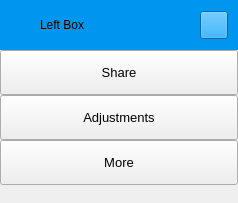
        <widget class="QFrame" name="extraLeftBox">
         <property name="minimumSize">
          <size>
           <width>0</width>
           <height>0</height>
          </size>
         </property>
         <property name="maximumSize">
          <size>
           <width>0</width>
           <height>16777215</height>
          </size>
         </property>
         <property name="frameShape">
          <enum>QFrame::NoFrame</enum>
         </property>
         <property name="frameShadow">
          <enum>QFrame::Raised</enum>
         </property>
         <layout class="QVBoxLayout" name="extraColumLayout">
          <property name="spacing">
           <number>0</number>
          </property>
          <property name="leftMargin">
           <number>0</number>
          </property>
          <property name="topMargin">
           <number>0</number>
          </property>
          <property name="rightMargin">
           <number>0</number>
          </property>
          <property name="bottomMargin">
           <number>0</number>
          </property>
          <item>
           <widget class="QFrame" name="extraTopBg">
            <property name="minimumSize">
             <size>
              <width>0</width>
              <height>50</height>
             </size>
            </property>
            <property name="maximumSize">
             <size>
              <width>16777215</width>
              <height>50</height>
             </size>
            </property>
            <property name="styleSheet">
             <string notr="true">background-color: rgba(0,149,239,255);</string>
            </property>
            <property name="frameShape">
             <enum>QFrame::NoFrame</enum>
            </property>
            <property name="frameShadow">
             <enum>QFrame::Raised</enum>
            </property>
            <layout class="QVBoxLayout" name="verticalLayout_5">
             <property name="spacing">
              <number>0</number>
             </property>
             <property name="leftMargin">
              <number>0</number>
             </property>
             <property name="topMargin">
              <number>0</number>
             </property>
             <property name="rightMargin">
              <number>0</number>
             </property>
             <property name="bottomMargin">
              <number>0</number>
             </property>
             <item>
              <layout class="QGridLayout" name="extraTopLayout">
               <property name="leftMargin">
                <number>10</number>
               </property>
               <property name="rightMargin">
                <number>10</number>
               </property>
               <property name="horizontalSpacing">
                <number>10</number>
               </property>
               <property name="verticalSpacing">
                <number>0</number>
               </property>
               <item row="0" column="0">
                <widget class="QFrame" name="extraIcon">
                 <property name="minimumSize">
                  <size>
                   <width>20</width>
                   <height>0</height>
                  </size>
                 </property>
                 <property name="maximumSize">
                  <size>
                   <width>20</width>
                   <height>20</height>
                  </size>
                 </property>
                 <property name="frameShape">
                  <enum>QFrame::NoFrame</enum>
                 </property>
                 <property name="frameShadow">
                  <enum>QFrame::Raised</enum>
                 </property>
                </widget>
               </item>
               <item row="0" column="1">
                <widget class="QLabel" name="extraLabel">
                 <property name="minimumSize">
                  <size>
                   <width>150</width>
                   <height>0</height>
                  </size>
                 </property>
                 <property name="text">
                  <string>Left Box</string>
                 </property>
                </widget>
               </item>
               <item row="0" column="2">
                <widget class="QPushButton" name="extraCloseColumnBtn">
                 <property name="minimumSize">
                  <size>
                   <width>28</width>
                   <height>28</height>
                  </size>
                 </property>
                 <property name="maximumSize">
                  <size>
                   <width>28</width>
                   <height>28</height>
                  </size>
                 </property>
                 <property name="cursor">
                  <cursorShape>PointingHandCursor</cursorShape>
                 </property>
                 <property name="toolTip">
                  <string>Close left box</string>
                 </property>
                 <property name="text">
                  <string/>
                 </property>
                 <property name="icon">
                  <iconset resource="resources.qrc">
                   <normaloff>:/icons/images/icons/icon_close.png</normaloff>:/icons/images/icons/icon_close.png</iconset>
                 </property>
                 <property name="iconSize">
                  <size>
                   <width>20</width>
                   <height>20</height>
                  </size>
                 </property>
                </widget>
               </item>
              </layout>
             </item>
            </layout>
           </widget>
          </item>
          <item>
           <widget class="QFrame" name="extraContent">
            <property name="frameShape">
             <enum>QFrame::NoFrame</enum>
            </property>
            <property name="frameShadow">
             <enum>QFrame::Raised</enum>
            </property>
            <layout class="QVBoxLayout" name="verticalLayout_12">
             <property name="spacing">
              <number>0</number>
             </property>
             <property name="leftMargin">
              <number>0</number>
             </property>
             <property name="topMargin">
              <number>0</number>
             </property>
             <property name="rightMargin">
              <number>0</number>
             </property>
             <property name="bottomMargin">
              <number>0</number>
             </property>
             <item alignment="Qt::AlignTop">
              <widget class="QFrame" name="extraTopMenu">
               <property name="frameShape">
                <enum>QFrame::NoFrame</enum>
               </property>
               <property name="frameShadow">
                <enum>QFrame::Raised</enum>
               </property>
               <layout class="QVBoxLayout" name="verticalLayout_11">
                <property name="spacing">
                 <number>0</number>
                </property>
                <property name="leftMargin">
                 <number>0</number>
                </property>
                <property name="topMargin">
                 <number>0</number>
                </property>
                <property name="rightMargin">
                 <number>0</number>
                </property>
                <property name="bottomMargin">
                 <number>0</number>
                </property>
                <item>
                 <widget class="QPushButton" name="btn_share">
                  <property name="sizePolicy">
                   <sizepolicy hsizetype="Expanding" vsizetype="Fixed">
                    <horstretch>0</horstretch>
                    <verstretch>0</verstretch>
                   </sizepolicy>
                  </property>
                  <property name="minimumSize">
                   <size>
                    <width>0</width>
                    <height>45</height>
                   </size>
                  </property>
                  <property name="font">
                   <font>
                    <family>Segoe UI</family>
                    <pointsize>10</pointsize>
                    <italic>false</italic>
                    <bold>false</bold>
                   </font>
                  </property>
                  <property name="cursor">
                   <cursorShape>PointingHandCursor</cursorShape>
                  </property>
                  <property name="layoutDirection">
                   <enum>Qt::LeftToRight</enum>
                  </property>
                  <property name="styleSheet">
                   <string notr="true">background-image: url(:/icons/images/icons/cil-share-boxed.png);</string>
                  </property>
                  <property name="text">
                   <string>Share</string>
                  </property>
                 </widget>
                </item>
                <item>
                 <widget class="QPushButton" name="btn_adjustments">
                  <property name="sizePolicy">
                   <sizepolicy hsizetype="Expanding" vsizetype="Fixed">
                    <horstretch>0</horstretch>
                    <verstretch>0</verstretch>
                   </sizepolicy>
                  </property>
                  <property name="minimumSize">
                   <size>
                    <width>0</width>
                    <height>45</height>
                   </size>
                  </property>
                  <property name="font">
                   <font>
                    <family>Segoe UI</family>
                    <pointsize>10</pointsize>
                    <italic>false</italic>
                    <bold>false</bold>
                   </font>
                  </property>
                  <property name="cursor">
                   <cursorShape>PointingHandCursor</cursorShape>
                  </property>
                  <property name="layoutDirection">
                   <enum>Qt::LeftToRight</enum>
                  </property>
                  <property name="styleSheet">
                   <string notr="true">background-image: url(:/icons/images/icons/cil-equalizer.png);</string>
                  </property>
                  <property name="text">
                   <string>Adjustments</string>
                  </property>
                 </widget>
                </item>
                <item>
                 <widget class="QPushButton" name="btn_more">
                  <property name="sizePolicy">
                   <sizepolicy hsizetype="Expanding" vsizetype="Fixed">
                    <horstretch>0</horstretch>
                    <verstretch>0</verstretch>
                   </sizepolicy>
                  </property>
                  <property name="minimumSize">
                   <size>
                    <width>0</width>
                    <height>45</height>
                   </size>
                  </property>
                  <property name="font">
                   <font>
                    <family>Segoe UI</family>
                    <pointsize>10</pointsize>
                    <italic>false</italic>
                    <bold>false</bold>
                   </font>
                  </property>
                  <property name="cursor">
                   <cursorShape>PointingHandCursor</cursorShape>
                  </property>
                  <property name="layoutDirection">
                   <enum>Qt::LeftToRight</enum>
                  </property>
                  <property name="styleSheet">
                   <string notr="true">background-image: url(:/icons/images/icons/cil-layers.png);</string>
                  </property>
                  <property name="text">
                   <string>More</string>
                  </property>
                 </widget>
                </item>
               </layout>
              </widget>
             </item>
             <item>
              <widget class="QFrame" name="extraCenter">
               <property name="frameShape">
                <enum>QFrame::NoFrame</enum>
               </property>
               <property name="frameShadow">
                <enum>QFrame::Raised</enum>
               </property>
               <layout class="QVBoxLayout" name="verticalLayout_10"/>
              </widget>
             </item>
             <item>
              <widget class="QFrame" name="extraBottom">
               <property name="frameShape">
                <enum>QFrame::NoFrame</enum>
               </property>
               <property name="frameShadow">
                <enum>QFrame::Raised</enum>
               </property>
              </widget>
             </item>
            </layout>
           </widget>
          </item>
         </layout>
        </widget>
